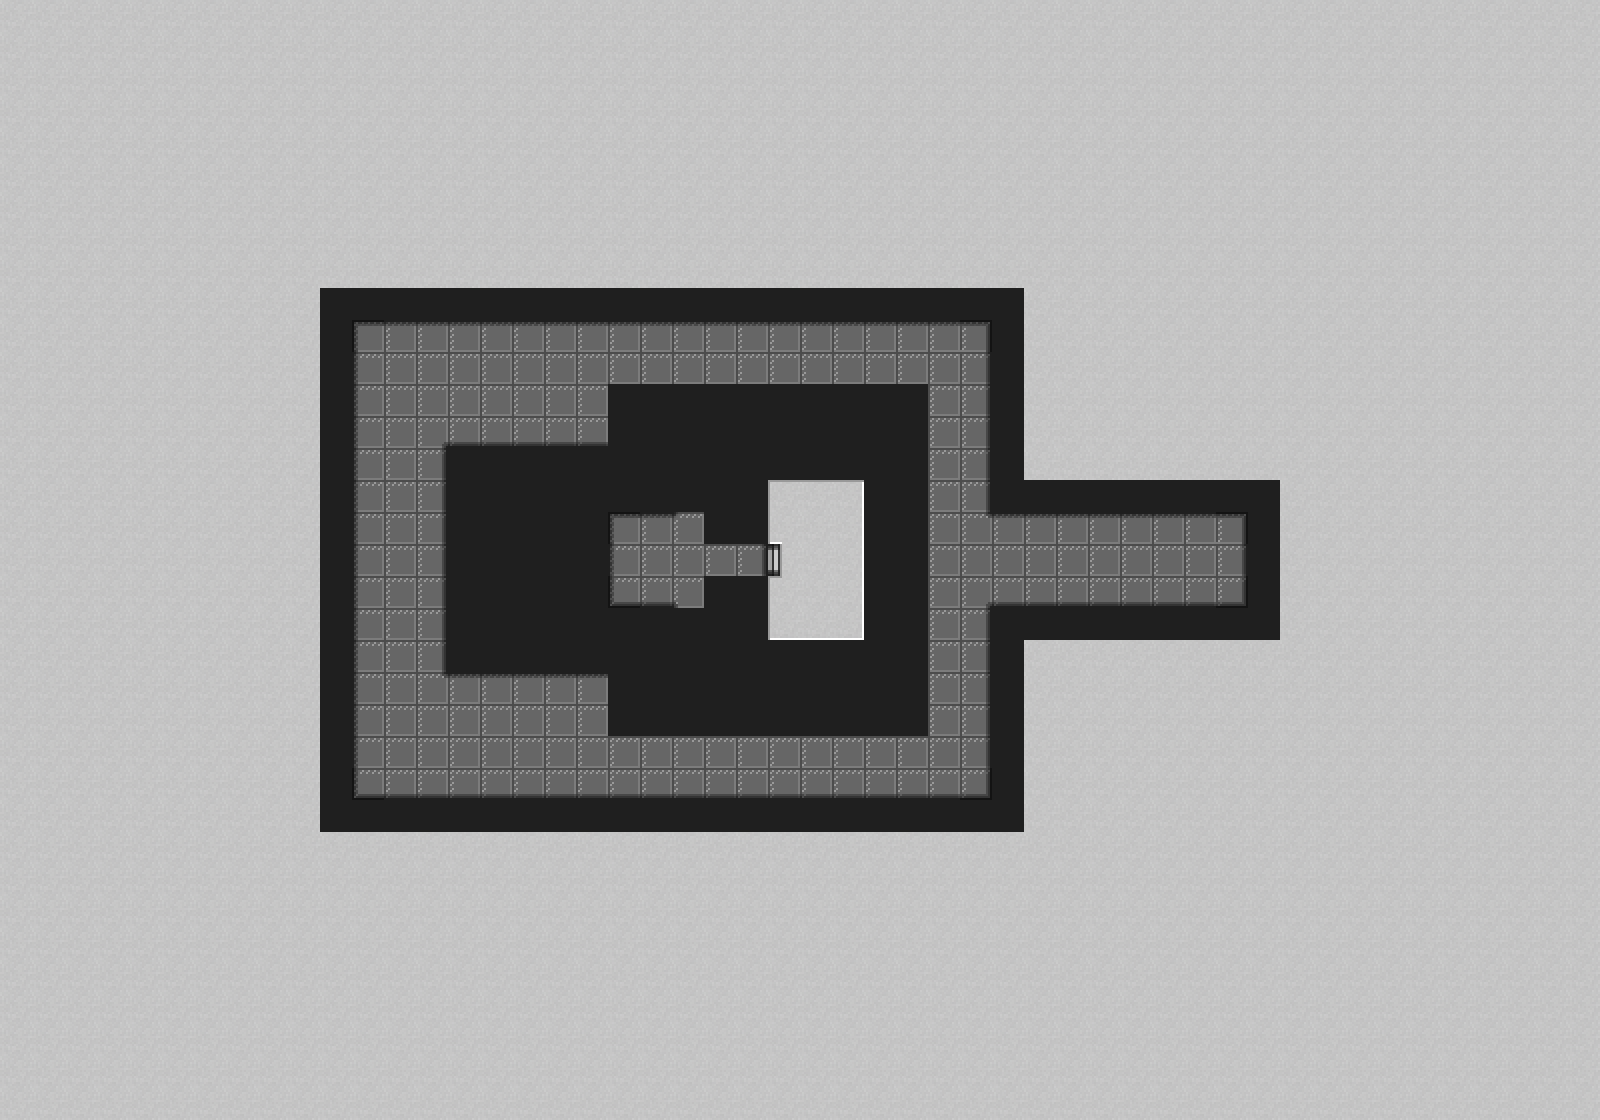

This game map was drawn from its Tiled (.tmx) file and the tilesets committed beside it. A one-line description and the trimmed map source follow:
An orthogonal 50x35 tile map with 32x32 px tiles, 2 tile layers (Foreground, Collision).

<map version="1.0" orientation="orthogonal" width="50" height="35" tilewidth="32" tileheight="32">
 <tileset firstgid="1" name="tileset" tilewidth="32" tileheight="32">
  <image source="tileset.png" width="512" height="512" />
 </tileset>
 <layer name="Foreground" width="50" height="35">
  <data>[1750 cells, 1750 non-empty, 54 distinct tile ids]</data>
 </layer>
 <layer name="Collision" width="50" height="35">
  <data>[1750 cells, 209 non-empty, 1 distinct tile ids]</data>
 </layer>
</map>